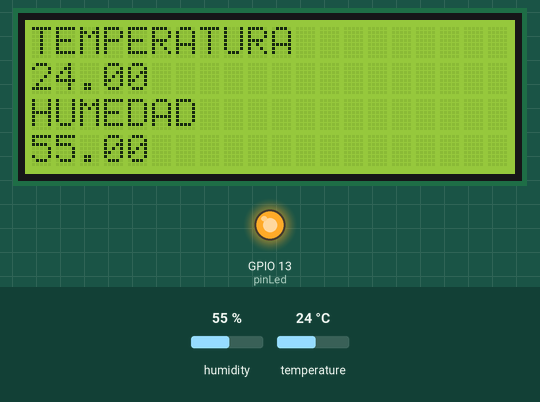
Recording of a sketch running on a simulated ESP8266 (NodeMCU). On the bench: 20×4 character LCD, output pins drawn as LEDs (lit = HIGH). Inputs (shaded band) come from the test bench; at power-on: temperature 24 °C, humidity 55 %. WiFi joins after 1.5 s; servers stay silent unless stated; storage starts empty; what the sketch prints to the serial monitor is not drawn.

Above: at 5.3 s.
5.4 s: temperature set to 41 °C
At 8.3 s:
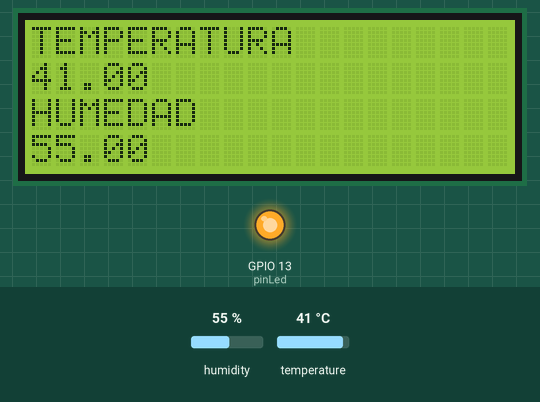
8.6 s: temperature set to 44 °C
At 10.7 s:
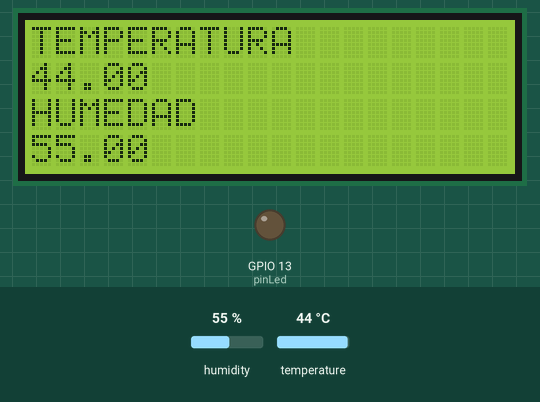
11.6 s: humidity set to 22 %
At 14.2 s:
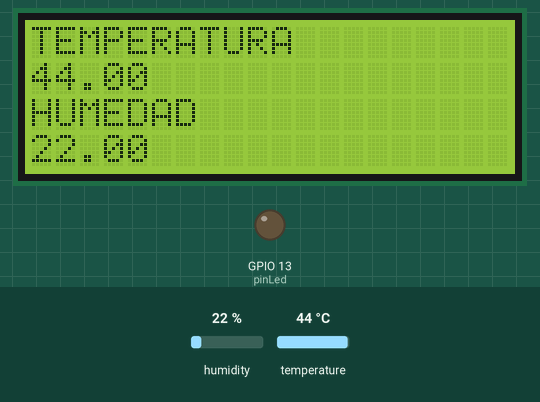
14.6 s: humidity set to 40 %
At 16.6 s:
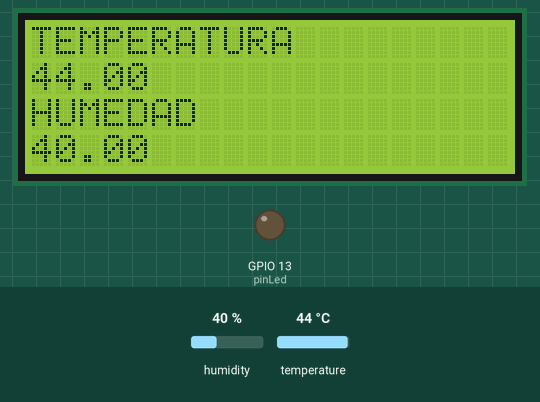
Timing chart, 0 to 18.1 s (numbered marks = the images above; inputs shaded):
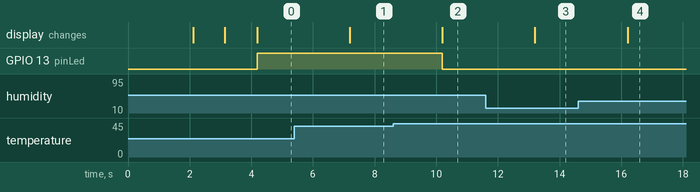

The sketch:

esp8266_sensor_DHT_encubadora_lcd_i2c.ino
```cpp
#include "DHT.h"
#include <ESP8266WiFi.h>
#include <ESPAsyncTCP.h>
#include <ESPAsyncWebServer.h>
#include <FS.h>
#include  <Wire.h>
#include  <LiquidCrystal_I2C.h>

#define DHTTYPE DHT11
#define DHTPIN 14
// Initialize DHT sensor
DHT dht(DHTPIN, DHTTYPE);

LiquidCrystal_I2C lcd(0x27, 2, 1, 0, 4, 5, 6, 7, 3, POSITIVE);

// Variables to hold sensor readings
float temp;
float hum;

byte pinLed = 13;
byte lm = A0;
String estado1;
const int espera=1000;

int cont1 =0 ,cont=0,reloj=0,tiempopren = 0.5;

//Datos de nuestro WiFi
const char* ssid = "F_PADILLA";
const char* password = "F1D2I3A4Z5";

/// IP STATICA
  IPAddress ip(192, 168, 2, 122); // where xx is the desired IP Address
  IPAddress gateway(192, 168, 2, 1); // set gateway to match your network
  IPAddress subnet(255, 255, 255, 0); // set subnet mask to match your network

String Estado_Rele; //Variable String para mandar el estado del rele a nuestra página web

AsyncWebServer server(80); //Puerto TCP

float temperatura = 0;
float valor=0;
String readTempera() {
  // Read temperature as Celsius (the default)
    temperatura = dht.readTemperature();
    hum = dht.readHumidity();

    Serial.println("\nTemperatura");
    Serial.println(temperatura);
    Serial.println("\nHumedad");
    Serial.println(hum);

    lcd.clear();
    lcd.setCursor ( 0, 0 );
    lcd.print("TEMPERATURA");
    lcd.setCursor ( 0, 1 );
    lcd.print(temperatura);
    lcd.setCursor ( 0, 2 );
    lcd.print("HUMEDAD");
    lcd.setCursor ( 0, 3 );
    lcd.print(hum);

    if (temperatura <=42){
        digitalWrite(pinLed, HIGH);
    }else {
        digitalWrite(pinLed, LOW);
    }
    return String(temperatura);
  }

 String readhumedad() {
    hum = dht.readHumidity();

    return String(hum);
  }


String proceso(const String& var){

     if(digitalRead(pinLed)==1 and var == "estado1")
     {
      estado1= "Encendido";
      reloj=0;
      return estado1;
     }
     else if (digitalRead(pinLed)==0 and var == "estado1")
     {
      estado1 = "Apagado";
      return estado1;
     }

}

void setup()
{
  Serial.begin(115200);
  pinMode(pinLed, OUTPUT);
  //pinMode(lm,INPUT);
  lcd.begin(20, 4);

  dht.begin();

 if(!SPIFFS.begin()){
    Serial.println("An Error has occurred while mounting SPIFFS");
    return;
  }

  // Conectamos a WiFi Modo estación con dirección IP estática
  WiFi.mode(WIFI_STA);
  WiFi.config(ip, gateway, subnet);
  WiFi.begin(ssid, password);

  //Mientras se conecta a la red que se imprima conectando a WiFi
  while (WiFi.status() != WL_CONNECTED) {
    delay(1000);
    Serial.println("Conectando a WiFi..");
  }


  Serial.println("");
  Serial.println("********************************************");
  Serial.print("Conectado a la red WiFi: ");
  Serial.println(WiFi.SSID());
  Serial.print("IP: ");
  Serial.println(WiFi.localIP());
  Serial.print("macAdress: ");
  Serial.println(WiFi.macAddress());
  Serial.println("*********************************************");

  lcd.setCursor ( 0, 0 );
  lcd.print("AUTOR");
  lcd.setCursor ( 0, 1 );
  lcd.print("JAIME DIAZ");
  delay(espera);

  lcd.clear();
  lcd.print("INCUBADORA DHT11");
  lcd.setCursor(0, 1);
  lcd.print("V 1.2");
  delay(espera);

  // Route for root / web page
  server.on("/", HTTP_GET, [](AsyncWebServerRequest *request){
    request->send(SPIFFS, "/index.html", String(), false, proceso);
  });

  server.on("/estilos.css", HTTP_GET, [](AsyncWebServerRequest *request){
    request->send(SPIFFS, "/estilos.css", "text/css");
  });

  server.on("/temperature", HTTP_GET, [](AsyncWebServerRequest *request){
    request->send_P(200, "text/plain", readTempera().c_str());
  });

  server.on("/humidity", HTTP_GET, [](AsyncWebServerRequest *request){
    request->send_P(200, "text/plain", readhumedad().c_str());
  });

  server.on("/temperature", HTTP_GET, [](AsyncWebServerRequest *request){
    request->send(SPIFFS, "/index.html", String(), false, proceso);
  });
  // Start server
  server.begin();
}


void loop() {
  //No se usará debido a la librería del servidor web asíncrono

    if(cont1 >= 1000){ // tiempo en milisegundos
  reloj++;
  cont=millis();
  Serial.println(reloj);

  if(reloj>=tiempopren*60){ // 60 segundos para mas tiempo se pone en segundo
  reloj=0;
  //cont=millis();
  readTempera();

  }
}
cont1=millis()-cont;

}
```

Measured:
- the behaviour switches between 42 and 43 °C on temperature (found by bisection; images 1 and 2)
- after the input at 5.4 s, the display: changes after 1.8 s (image 1)
- after the input at 8.6 s, GPIO 13 (pinLed): HIGH → LOW after 1.6 s; the display: changes after 1.6 s (image 2)
- after the input at 11.6 s, the display: changes after 1.6 s (image 3)
- after the input at 14.6 s, the display: changes after 1.6 s (image 4)
